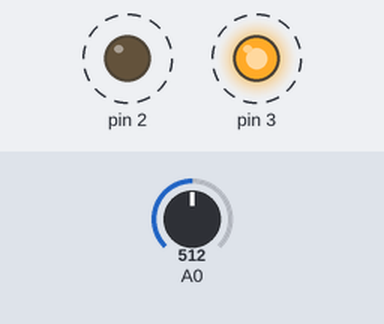
A sketch run on a simulated Arduino Uno, built with avr-gcc and run on an emulated ATmega328P. Parts: output pins drawn as LEDs (lit = HIGH). Dashed ring = blinking. The test bench sets the inputs (shaded band); at power-on: A0 = 512. What the sketch prints to the serial monitor is not drawn.

Above: at 0.6 s.
1.6 s: A0 set to 716
4.6 s: A0 set to 511
Timing chart, 0 to 13.6 s (numbered marks = the images above; inputs shaded):
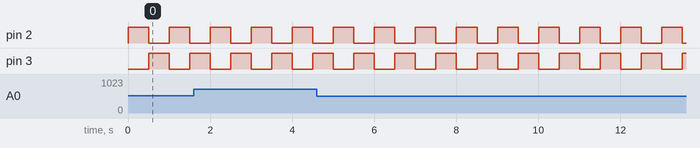

Measured:
- by itself, pin 2, pin 3: alternates HIGH for 0.50 s and LOW for 0.50 s

The sketch:

Sensor.ino
```cpp
int input = 0;

int lastR_read = 1023;
int currR_read = 0;
int lastB_read = 1023;
int currB_read = 0;

int blue_change = 0;
int red_change = 0;

int on_blue = false;
int on_red = false;

void setup() {
  pinMode(A0, INPUT);
  pinMode(2, OUTPUT);
  pinMode(3, OUTPUT);
  Serial.begin(9600);
}
void loop(){
  digitalWrite(2, HIGH);
  digitalWrite(3, LOW);
  delay(250);
  currB_read = analogRead(A0);
  Serial.print("BLUE: ");
  Serial.println(currB_read);
  delay(250);
  digitalWrite(2, LOW);
  digitalWrite(3, HIGH);
  delay(250);
  currR_read = analogRead(A0);
  Serial.print("RED: ");
  Serial.println(currR_read);
  delay(250);

  // calculate change in readings
  int blue_change = currB_read - lastB_read;
  int red_change = currR_read - lastR_read;

  // check if blue is found
  if(blue_change > 150 && blue_change > red_change)
  {
    Serial.println("***FOUND BLUE***");
    currR_read = 1023; // prevents a double "find"
    on_blue = true;
    on_red = false;
  }
  // check if red is found
  else if(red_change > 150 && red_change > blue_change)
  {
    Serial.println("***FOUND RED***");
    currB_read = 1023; // prevents a double "find"
    on_red = true;
    on_blue = false;
  }
  // check if blue is lost
  else if(on_blue && blue_change < -150)
  {
    Serial.println("***LOST BLUE***");
    on_blue = false;
  }
  // check if red is lost
  else if(on_red && red_change < -150)
  {
   Serial.println("***LOST RED***");
   on_red = false;
  }

  // store the current read for comparison
  lastB_read = currB_read;
  lastR_read = currR_read;
}
```
